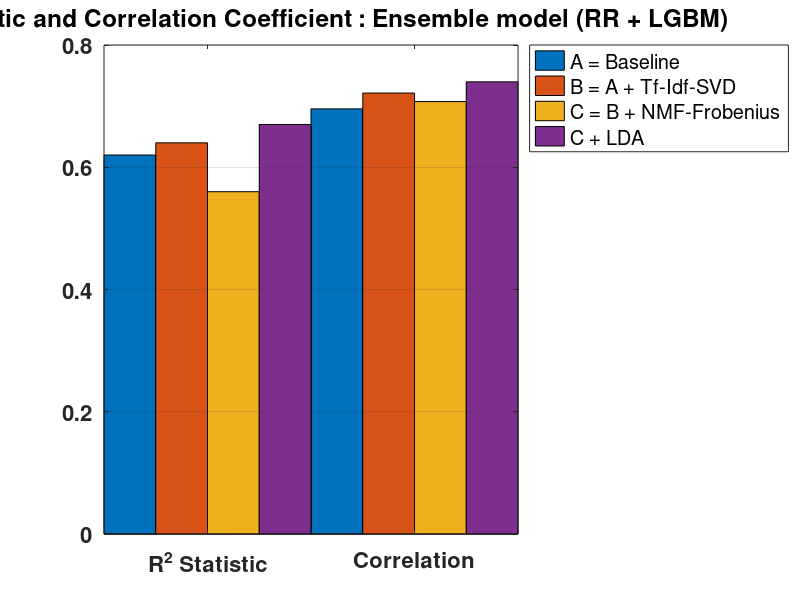

Write MATLAB code to recreate this figure.


metrics = 1:2;
models = {'A = Baseline', 'B = A + Tf-Idf-SVD', 'C = B + NMF-Frobenius', 'C + LDA'};
r2 = [0.62, 0.64,0.56,0.67];
corr = [0.6956,0.7214,0.7075,0.7398];

metric_vals = [r2;corr];
h = figure;
% Plot bar plot
hb = bar(1:length(metrics),metric_vals);    
% Set 1 to 30 xtick labels
xticks(1:length(metrics));  
xticklabels({'R^2 Statistic', 'Correlation'});         
set(gca,'ygrid','on')

xt = get(gca, 'XTick');
set(gca, 'FontSize', 16,'FontWeight','bold')
% Set lengend for the categories
lh =  legend(models);
set(lh,'Location','bestoutside','Orientation','vertical'); 
set(hb,'BarWidth',1);

%hold on;    
% Plot the Error Bars for each coefficient
title(sprintf('R^2 Statistic and Correlation Coefficient : Ensemble model (RR + LGBM)'));
%ylabel('Regression Coefficient \beta','FontWeight','bold');
%xlabel('Shape PC dimension','FontWeight','bold');
%saveas(h,strcat('figures/regCoeffshape.jpg'))
%hold off;    
